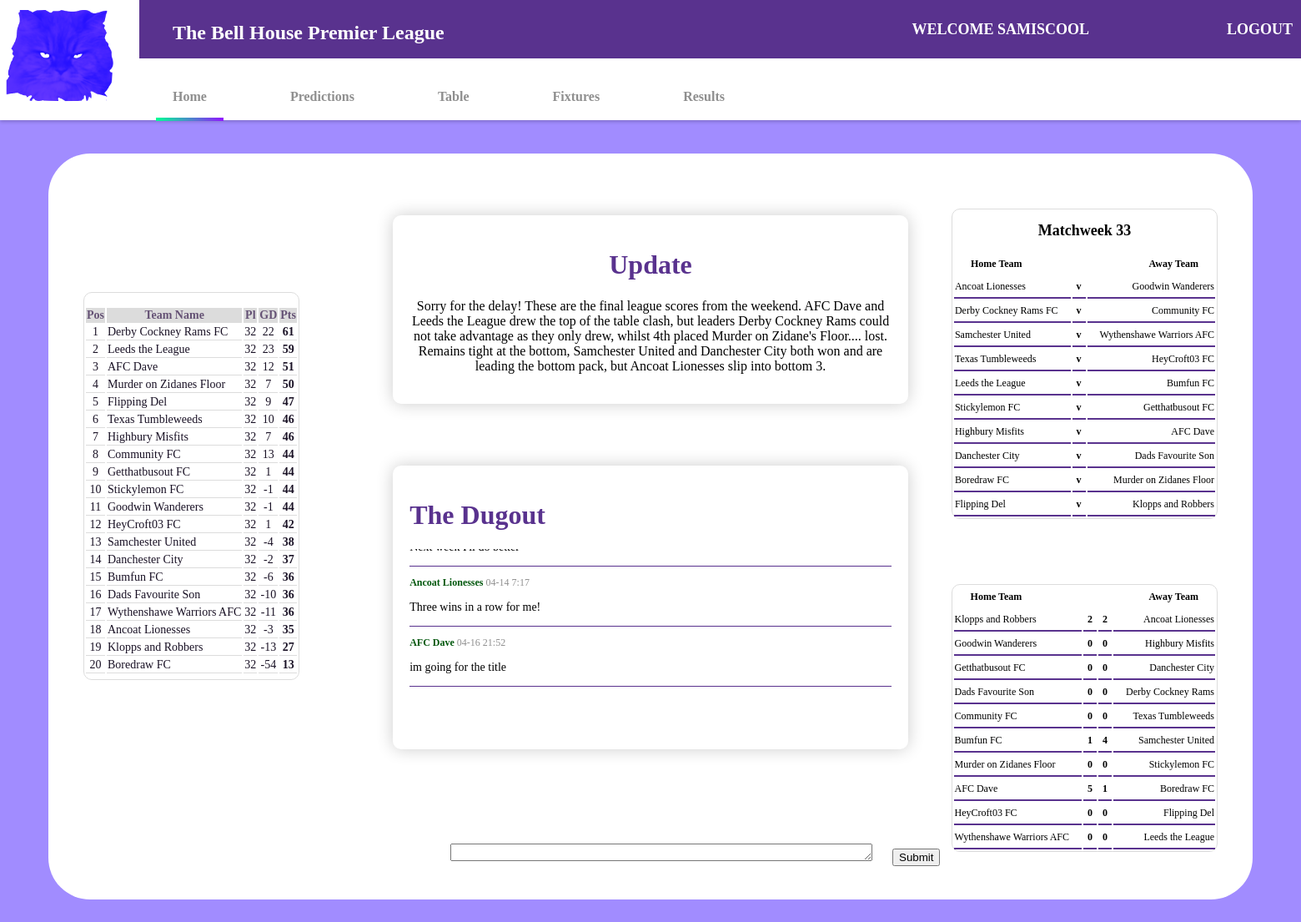
The page / (signed in) on the database its author committed.
### tables this page shows
CREATE TABLE comments (
	id INTEGER PRIMARY KEY AUTOINCREMENT,
	username text,
	comment text,
	timeOfComment text
);

CREATE TABLE "playerFixtures" (
	gameID INTEGER,
	homeUser TEXT,
	awayUser TEXT,
	week INTEGER,
	userHome INTEGER
, homeGoals INT, awayGoals INT, goalDifference INTEGER, awayPoints, homePoints);

CREATE TABLE leagueTable (
    user_id INT AUTO_INCREMENT PRIMARY KEY,
    username VARCHAR(255), -- Assuming username is the column name in the users table
    team_name VARCHAR(255), -- Assuming team_name is the column name in the users table
    Played INT,
    Won INT,
    Drawn INT,
    Lost INT,
    GF INT,
    GA INT,
    GD INT,
    Points INT,
    FOREIGN KEY (username) REFERENCES users(username),
    FOREIGN KEY (team_name) REFERENCES users(team_name)
);

### app.py (the view)
@app.route('/')
def home():
	conn = getDatabase()
	cursor = conn.cursor()
	scoreCalculation()
	comments = getCommentsFromDB()
	tableUpdate(week,played)
	fixtures = getFixtureList()
	homeResults = homeResultList()
	print(homeResults)
	cursor.execute("""
    WITH RankedRows AS (
        SELECT
            ROW_NUMBER() OVER (ORDER BY l.points DESC, l.GD DESC, l.GF DESC, GA ASC) AS position,
            l.team_name,
            l.played,
            l.GD,
            l.points
        FROM leagueTable l
    )
    SELECT *
    FROM RankedRows
    WHERE position <= 20
    ORDER BY position;
	""")
	homepageRows = cursor.fetchall()
	if 'username' in session:
		return render_template('GoodwinFootball.html', fixtures=fixtures, comments=comments, homeResults=homeResults, weekUpdater=weekUpdater, username=session['username'], homepageRows=homepageRows)
	else:
		return render_template('login.html', fixtures=fixtures, comments=comments, homeResults=homeResults, weekUpdater=weekUpdater, homepageRows=homepageRows)

### app.py (called while the page is built)
def winUpdater(cursor,week):
	winUpdater = """
		UPDATE leagueTable
        SET Won = (
            SELECT COUNT(*)
            FROM playerFixtures
            WHERE week = ?
		    AND (
		    	(homeGoals > awayGoals AND homeUser = leagueTable.team_name)
		    OR (homeGoals < awayGoals AND awayUser = leagueTable.team_name)
		    )
		) + (
            SELECT COALESCE(SUM(ct.Won), 0)
            FROM currentTable AS ct
            WHERE ct.team_name = leagueTable.team_name
		)
	"""
	cursor.execute(winUpdater, (week,))

def drawUpdater(cursor,week):
	drawUpdater = ("""
		UPDATE leagueTable
        SET Drawn = (
            SELECT COUNT(*)
            FROM playerFixtures
            WHERE week = ?
		    AND (
		    	(homeGoals == awayGoals AND homeUser == leagueTable.team_name)
		    OR (homeGoals == awayGoals AND awayUser == leagueTable.team_name)
		    )
		) + (
            SELECT COALESCE(SUM(ct.Drawn), 0)
            FROM currentTable AS ct
            WHERE ct.team_name = leagueTable.team_name
        )
	""")
	cursor.execute(drawUpdater, (week,))

def lossUpdater(cursor,week):
	lossUpdater_query = """
        UPDATE leagueTable
        SET Lost = (
            SELECT COUNT(*)
            FROM playerFixtures
            WHERE week = ?
            AND (
                (homeGoals > awayGoals AND awayUser = leagueTable.team_name)
                OR (homeGoals < awayGoals AND homeUser = leagueTable.team_name)
            )
        ) + (
            SELECT COALESCE(SUM(ct.Lost), 0)
            FROM currentTable AS ct
            WHERE ct.team_name = leagueTable.team_name
        )
    """
	cursor.execute(lossUpdater_query, (week,))

def getCommentsFromDB():
	conn = getDatabase()
	cursor = conn.cursor()
	cursor.execute("SELECT username, comment, timeOfComment FROM comments ORDER by id ASC")
	comments = cursor.fetchall()
	cursor.close()
	return comments

def getDatabase():
	db = getattr(g, '_database', None)
	if db is None:
		db = g._database = sqlite3.connect(DATABASE)
	return db

@app.teardown_appcontext
def close_connection(exception):
	db = getattr(g, '_database', None)
	if db is not None:
		db.close()

def getFixtureList():
	conn = getDatabase()
	cursor = conn.cursor()
	getFixtures = ("""
		SELECT homeUser, awayUser
		FROM playerFixtures
		WHERE week = ?
	""")
	cursor.execute(getFixtures,((weekUpdater - actualWeek),))
	fixtures = cursor.fetchall()
	return fixtures

### templates/GoodwinFootball.html (shortened to what this page needs)
<!DOCTYPE HTML>
<html lang = "en">
<head>
	<link rel="stylesheet" href="{{ url_for('static', filename='stylesheet.css') }}">
</head>
<body>
	<div class='scrolldown-container'>
		<div class="imageContainerHomeScroller">
			<img src="static/logo.png" alt="Main Logo">
		</div>
		<div class="contentContainer">
			<div class="topStuffLad">
				<div class='title'>
					<h1 class='logo'><a href='/' class='logo-link'>The Bell House Premier League</a></h1>
				</div>
				<div class="helloThere">
					<div class="homepageTest">
						{% if 'username' in session %}
							<div class='usergreeting'>
								<h2 class='middling'>WELCOME {{ username.upper() }}</h2>
							</div>
							<div class='logout'>
								<h2 class='loginlink'><a href='/logout' class='toplinkz'>LOGOUT</a></h2>
							</div>
						{% else %}
						<div class='registration'>
							<h2 class='loginlink'><a href='/login-page' class='toplinkz'>LOGIN</a></h2>
							<h2 class='loginlink'><a href='/registration-page' class='toplinkz'>REGISTER</a></h2>
						</div>
						{% endif %}
					</div>
				</div>
			</div>
			<div class="bottomStuff">
				<h2 class="activelink"><a href='/'>Home</a></h2>
				{% if 'username' in session %}
				<h2 class="registerlink"><a href='/predict'>Predictions</a></h2>
				{% else %}
				<h2 class="registerlink"><a href='/login-page'>Predictions</a></h2>
				{% endif %}
				{% if 'username' in session %}
				<h2 class="registerlink"><a href='/leagueTable'>Table</a></h2>
				{% else %}
				<h2 class="registerlink"><a href='/login-page'>Table</a></h2>
				{% endif %}
				{% if 'username' in session %}
				<h2 class="registerlink"><a href='/fixtures'>Fixtures</a></h2>
				{% else %}
				<h2 class="registerlink"><a href='/login-page'>Fixtures</a></h2>
				{% endif %}
				{% if 'username' in session %}
				<h2 class="registerlink"><a href='/results'>Results</a></h2>
				{% else %}
				<h2 class="registerlink"><a href='/login-page'>Results</a></h2>
				{% endif %}
			</div>
		</div>
	</div>
	<br>
	<br>
	<br>
	<br>
	<br>
	<br>
	<br>
	<div class="everything-container">
		<br>
		<br>
		<br>
		<div class="update">
			<h1>Update</h1>
			<p>Sorry for the delay! These are the final league scores from the weekend. AFC Dave and Leeds the League drew the top of the table clash, but leaders Derby Cockney Rams could not take advantage as they only drew, whilst 4th placed Murder on Zidane's Floor.... lost. Remains tight at the bottom, Samchester United and Danchester City both won and are leading the bottom pack, but Ancoat Lionesses slip into bottom 3.</p>
		</div>
		<br>
		<br>
		<br>
		<div class="comment-container">
			<h1>The Dugout</h1>
			<div id="comment-space" class="comment-space" style="height:165px; overflow-y: auto;">
				{% for comment in comments %}
				<div class="comment-info">
					<p style="color:rgb(0, 87, 12); font-size:12px; font-weight:bold;">{{ comment[0] }} <span style="color:rgb(143, 143, 143); font-size:12px; font-weight:normal;">{{ comment[2] }}</span></p>
				</div>
				<div class="comment-text">
					<p>{{ comment[1] }}</p>
				</div>
				<div class="commentline"></div>
				{% endfor %}
			</div>
			<div class="form-container">
				<form action="/addComment" method="post" class="comment-form">
					<textarea style="width:500px; margin-right:20px; font-family:Tahoma; font-size:12px; color:rgb(56, 0, 116);" class="comment-textarea" id="comment" name="comment" rows="1" cols="50"></textarea>
					<input type="submit" value="Submit" class="comment-button">
				</form>
			</div>
		</div>
		<br>
		<br>
		<br>
		<br>
		<br>
		<br>
		<br>
		<br>
		<br>
		<br>
		<div class='alignmentContainer'>
			<div class="topleft">
				<br>
				<table>
					<thead>
						<tr>
							<th>Pos</th>
							<th>Team Name</th>
							<th>Pl</th>
							<th>GD</th>
							<th>Pts</th>
						</tr>
					</thead>
					<tbody>
							{% for homepageRow in homepageRows %}
							<tr>
								<td>{{ homepageRow[0] }}</td>
								<td style="text-align:left">{{ homepageRow[1] }}</td>
								<td>{{ homepageRow[2] }}</td>
								<td>{{ homepageRow[3] }}</td>
								<td style="font-weight:bold">{{ homepageRow[4] }}</td>
							</tr>
							{% endfor %}
					</tbody>
				</table>
			</div>
			<div class="topright">
				<h2>Matchweek {{ weekUpdater }}</h2>
				<table>
					<thead>
						<tr>
							<th style='width:fit-content; padding:5px; text-align:left; padding-left:20px;'>Home Team</th>
							<th></th>
							<th style='width:fit-content; padding:5px; text-align:right;padding-right:20px;'>Away Team</th>
						</tr>
					</thead>
					<tbody>
						{% for fixture in fixtures %}
						<tr >
							<td style='text-align: left; border:none; padding-right:15px; border-bottom: 2px solid #59328E;'>{{ fixture[0] }}</td>
							<td style='font-weight:bold; text-align: center; border:none; padding:5px; border-bottom: 2px solid #59328E;'>v</td>
							<td style='text-align: right; border:none; padding-left:15px; border-bottom: 2px solid #59328E;'>{{ fixture[1] }}</td>
						</tr>
						{% endfor %}
					</tbody>
				</table>
			</div>
			<div class="bottomright">
				<table>
					<thead>
						<tr>
							<th style='width:fit-content; padding:5px; text-align:left; padding-left:20px;'>Home Team</th>
							<th style='border: none;'></th>
							<th style='border: none;'></th>
							<th style='width:fit-content; padding:5px; text-align:right;padding-right:20px;'>Away Team</th>
						</tr>
					</thead>
					<tbody>
						{% for homeResult in homeResults %}
						<tr >
							<td style='text-align: left; border:none; padding-right:15px; border-bottom: 2px solid #59328E;'>{{ homeResult[0] }}</td>
							<td style='font-weight:bold; text-align: center; border:none; padding:5px; border-bottom: 2px solid #59328E;'>{{ homeResult[1] }}</td>
							<td style='font-weight:bold; text-align: center; border:none; padding:5px; border-bottom: 2px solid #59328E;'>{{ homeResult[2] }}</td>
							<td style='text-align: right; border:none; padding-left:15px; border-bottom: 2px solid #59328E;'>{{ homeResult[3] }}</td>
						</tr>
						{% endfor %}
					</tbody>
				</table>
			</div>
		</div>
	</div>
</body>
</html>

### static/stylesheet.css (style rules this page uses)
body { background-color: #a18cff; }
.logo { font-family: Tahoma; color: white; text-decoration: none; font-size:24px }
.topright h2 { text-align: center; }
.helloThere { font-size:12px; }
.title { margin-right:auto; }
.activelink a { color:rgba(115, 115, 115,0.8); font-family: Tahoma; font-size:16px; padding:20px; margin-right:30px; margin-left:30px; text-decoration: none; position:relative; }
.activelink a::after { content:''; position:absolute; left:0; bottom:-1.5px; width:100%; height:4px; background:linear-gradient(to right, rgb(1, 255, 149), rgb(146, 21, 255)); }
.registerlink a { color:rgba(115, 115, 115,0.8); font-family: Tahoma; font-size:16px; padding:20px; margin-right:30px; margin-left:30px; text-decoration: none; position:relative; }
.registerlink a::after { content:''; position:absolute; left:0; bottom:-1.5px; width:100%; height:0; background:linear-gradient(to right, rgb(1, 255, 149), rgb(146, 21, 255)); visibility:hidden; transition: visibility 0s, height 0.3s ease; }
.sidelinkz, .middling { color:white; text-decoration:none; justify-content: flex-end; transition: 0.4s ease; margin-right:15px; }
.middling { font-family: tahoma; }
.update { width: 40%; margin: 0 auto; text-align: center; padding: 20px; transition: all 0.3s ease; box-shadow: 0px 0px 20px rgba(0,0,0,0.2); border-radius: 10px; margin-top:20px; }
.comment-container { width: 40%; margin: 0 auto; padding: 20px; transition: all 0.3s ease; box-shadow: 0px 0px 20px rgba(0,0,0,0.2); border-radius: 10px; margin-top:20px; height: 300px; }
.comment-space { flex-direction: row; align-items:flex-start; margin-bottom:20px; }
.update h1, .comment-container h1 { font-family:tahoma; color:#59328E; }
.update p, .comment-container p { font-family:tahoma; }
.comment-text { font-size:14px; }
.topleft { position:absolute; top: 350px; left:100px; border: 0.5px solid rgb(220,220,220); border-radius:10px; font-family:Tahoma; font-size:14px; padding-bottom:5px; color:rgb(25, 17, 37); }
.topleft thead { background-color:rgb(220, 220, 220); color:rgb(101, 82, 117); }
.topleft td { text-align:center; border-bottom: 1px solid rgb(220,220,220); }
.topright { position:absolute; top:250px; right:100px; font-family:Tahoma; font-size:12px; border: 0.5px solid rgb(220,220,220); border-radius:10px; }
.bottomright { position:absolute; top:700px; right:100px; font-family:Tahoma; font-size:12px; border: 0.5px solid rgb(220,220,220); border-radius:10px; }
.everything-container { background-color: white; margin-top: 250px; border-radius: 50px; margin:50px; }
.logo-link { text-decoration: none; color: white; font-family: Tahoma; padding: 30px; text-align: center; transition:3s ease; }
.commentline { border-bottom: 0.5px solid #59328E; }
.form-container { position:absolute; bottom:80px; left:530px; width:100%; padding:10px; }
.scrolldown-container { position: fixed; top: 0; left: 0; width: 100%; background-color: white; padding: 0px; z-index: 999; display:flex; transition: background-color 2s ease; transition-duration: 2s; box-shadow: 0 2px 4px rgba(0,0,0,0.2); }
.scrolldown-container img { height:140px; }
.contentContainer { display:flex; flex-direction: column; flex-grow: 1; }
.topStuffLad { background-color:#59328E; padding:10px; height:50px; display:flex; margin-left:20px; }
.bottomStuff { display:flex; background-color: white; padding:10px; height: 50px; }
.toplinkz { font-size:18px; text-decoration: none; color:rgb(255, 255, 255); font-family: Tahoma; padding-left:150px; }
.logout { display:flex; }
.homepageTest { display:flex; }

### rows shown on the page
comments: username "Ancoat Lionesses", timeOfComment "04-14 7:17", comment "Three wins in a row for me!"
comments: username "AFC Dave", timeOfComment "04-16 21:52", comment "im going for the title"
playerFixtures: homepageRow "1", homeUser "Derby Cockney Rams FC", homepageRow "32", gameID "22", homepageRow "61", awayUser "Community FC"
leagueTable: homepageRow "20", team_name "Boredraw FC", Played "32", GD "-54", Points "13"
playerFixtures: homeUser "Ancoat Lionesses", awayUser "Goodwin Wanderers"
playerFixtures: homeUser "Samchester United", awayUser "Wythenshawe Warriors AFC"
playerFixtures: homeUser "Texas Tumbleweeds", awayUser "HeyCroft03 FC"
playerFixtures: homeUser "Leeds the League", awayUser "Bumfun FC"
playerFixtures: homeUser "Stickylemon FC", awayUser "Getthatbusout FC"
playerFixtures: homeUser "Highbury Misfits", awayUser "AFC Dave"
playerFixtures: homeUser "Danchester City", awayUser "Dads Favourite Son"
playerFixtures: homeUser "Boredraw FC", awayUser "Murder on Zidanes Floor"
playerFixtures: homeUser "Flipping Del", awayUser "Klopps and Robbers"
playerFixtures: homeUser "Klopps and Robbers", homeGoals "2", awayGoals "2", awayUser "Ancoat Lionesses"
playerFixtures: homeUser "Goodwin Wanderers", homeResult "0", awayUser "Highbury Misfits"
playerFixtures: homeUser "Getthatbusout FC", homeResult "0", awayUser "Danchester City"
playerFixtures: homeUser "Dads Favourite Son", homeResult "0", awayUser "Derby Cockney Rams"
playerFixtures: homeUser "Community FC", homeResult "0", awayUser "Texas Tumbleweeds"
playerFixtures: homeUser "Bumfun FC", homeGoals "1", awayGoals "4", awayUser "Samchester United"
playerFixtures: homeUser "Murder on Zidanes Floor", homeResult "0", awayUser "Stickylemon FC"
playerFixtures: homeUser "AFC Dave", homeGoals "5", awayGoals "1", awayUser "Boredraw FC"
playerFixtures: homeUser "HeyCroft03 FC", homeResult "0", awayUser "Flipping Del"
playerFixtures: homeUser "Wythenshawe Warriors AFC", homeResult "0", awayUser "Leeds the League"

### other values the page prints
{{ username.upper() }} "SAMISCOOL"
{{ homepageRow[0] }} "2" "3" "4" "5" "6" "7" "8" "9" "10" "11" "12" "13" "14" "15" "16" "17" "18" "19"
{{ homepageRow[1] }} "Leeds the League" "AFC Dave" "Murder on Zidanes Floor" "Flipping Del" "Texas Tumbleweeds" "Highbury Misfits" "Community FC" "Getthatbusout FC" "Stickylemon FC" "Goodwin Wanderers" "HeyCroft03 FC" "Samchester United" "Danchester City" "Bumfun FC" "Dads Favourite Son" "Wythenshawe Warriors AFC" "Ancoat Lionesses" "Klopps and Robbers"
{{ homepageRow[2] }} "32" "32" "32" "32" "32" "32" "32" "32" "32" "32" "32" "32" "32" "32" "32" "32" "32" "32"
{{ homepageRow[3] }} "23" "12" "7" "9" "10" "7" "13" "1" "-1" "-1" "1" "-4" "-2" "-6" "-10" "-11" "-3" "-13"
{{ homepageRow[4] }} "59" "51" "50" "47" "46" "46" "44" "44" "44" "44" "42" "38" "37" "36" "36" "36" "35" "27"
{{ weekUpdater }} "33"
